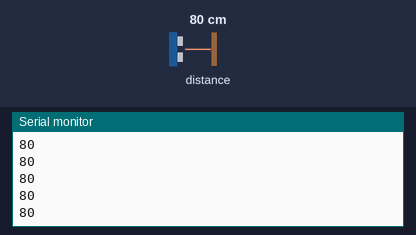
A sketch run on a simulated Arduino Uno, built with avr-gcc and run on an emulated ATmega328P. On the bench: the last lines printed to the serial monitor. Wiring (inferred from the names in the program): LIDAR-Lite range finder at I2C address 0x62. Inputs (shaded band) come from the test bench; at power-on: distance to the obstacle 80 cm.

Above: at 1.2 s.
1.3 s: distance to the obstacle set to 2 cm
At 1.34 s:
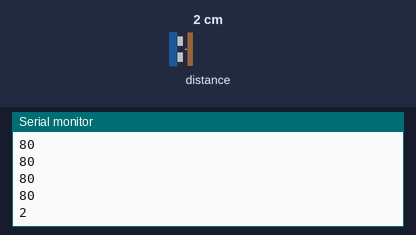
2.8 s: distance to the obstacle set to 4 cm
At 2.81 s:
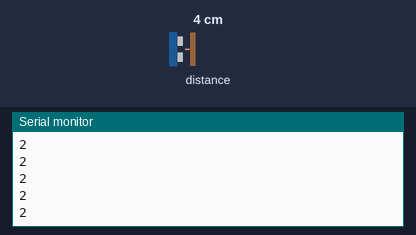
Timing chart, 0 to 5.8 s (numbered marks = the images above; inputs shaded):
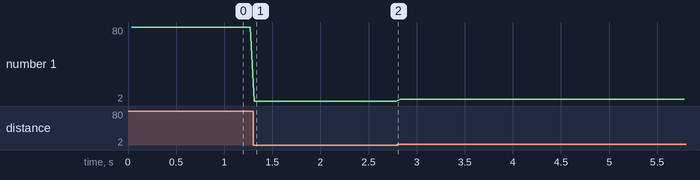

The sketch:

LidarLiteInput.ino
```cpp
/***********************************************************************************************************
/* Lidar Lite scan
/* By: Ben Nakash
/* Date: 23-01-2016
/**********************************************************************************************************/

#include <Wire.h>

#define    LIDARLite_ADDRESS   0x62          // Default I2C Address of LIDAR-Lite.
#define    RegisterMeasure     0x00          // Register to write to initiate ranging.
#define    MeasureValue        0x04          // Value to initiate ranging.
#define    RegisterHighLowB    0x8f          // Register to get both High and Low bytes in 1 call.


void setup()
{
  //int distance = 0;    // Distance measured

  // Serial output
  Serial.begin(9600);

  // LIDAR control
  Wire.begin(); // join i2c bus
}

// Get a measurement from the LIDAR Lite
int lidarGetRange(void)
{
  int val = -1;

  Wire.beginTransmission((int)LIDARLite_ADDRESS); // transmit to LIDAR-Lite
  Wire.write((int)RegisterMeasure); // sets register pointer to  (0x00)
  Wire.write((int)MeasureValue); // sets register pointer to  (0x00)
  Wire.endTransmission(); // stop transmitting

  delay(20); // Wait 20ms for transmit

  Wire.beginTransmission((int)LIDARLite_ADDRESS); // transmit to LIDAR-Lite
  Wire.write((int)RegisterHighLowB); // sets register pointer to (0x8f)
  Wire.endTransmission(); // stop transmitting

  delay(20); // Wait 20ms for transmit

  Wire.requestFrom((int)LIDARLite_ADDRESS, 2); // request 2 bytes from LIDAR-Lite

  if(2 <= Wire.available()) // if two bytes were received
  {
    val = Wire.read(); // receive high byte (overwrites previous reading)
    val = val << 8; // shift high byte to be high 8 bits
    val |= Wire.read(); // receive low byte as lower 8 bits
  }

  return val;
}

void loop()
{
  int distance = lidarGetRange();
  Serial.println(distance);
}
```

Measured:
- after the input at 1.3 s, the serial monitor: prints a new line at once (image 1)
- plotted number 1: 80 → 2 after the input at 1.3 s, 2 → 4 after the input at 2.8 s
